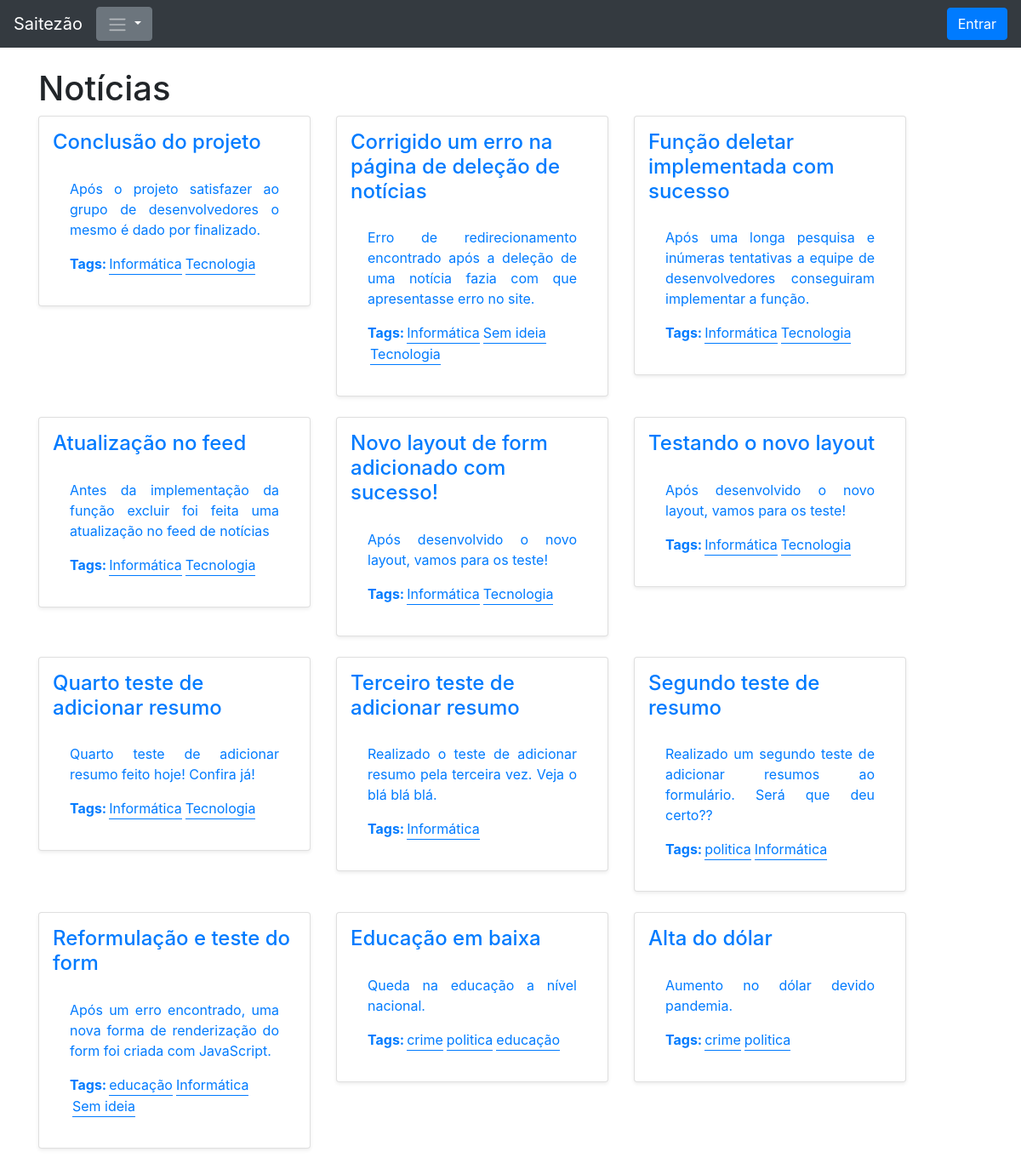
The page / on the database its author committed.
### app_noticias/models.py (models this page shows, shortened)
class Noticia(models.Model):
    class Meta:
        verbose_name = 'Notícia'
        verbose_name_plural = 'Notícias'
    autor = models.ForeignKey(Pessoa, on_delete=models.CASCADE, null=True, blank=True)
    tags = models.ManyToManyField(Tag)
    titulo = models.CharField(max_length=120, null=True, blank=True)
    resumo = models.TextField(max_length=500, null=True, blank=True)
    descricao = models.TextField(null=True, blank=True)

class Tag(models.Model):
    nome = models.CharField(max_length=64)
    slug = models.SlugField(max_length=64)
    def __str__(self):
        return self.nome

### app_noticias/views.py (the view)
# urls.py: path('', resumo_template, name='resumo'),
def resumo_template(request):
    noticias = []
    for i in Noticia.objects.all():
        noticias.insert(0, i)
    return render(request, 'app_noticia/resumo.html', {'noticia': noticias})

### app_noticias/templates/app_noticia/resumo.html
{% extends "app_noticia/main.html" %}
{% block container %}
<h1>Notícias</h1>
<div class="row">
    {% for i in noticia %}
        <a href="/noticia/{{ i.id }}">
            <div class="col-md-4">
            <div class="card mb-4 shadow-sm p-3">
                <h4>{{ i.titulo }}</h4>
                <div class="card-body">
                <p class="card-text" style="text-align: justify; max-width: 400px;"> {{ i.resumo }} </p>
                <div class="d-flex justify-content-between align-items-center">
                    <ul class="nav"> <strong>Tags:</strong>
                        {% for j in i.tags.all %}
                            <li class="nav-item" style="margin-right: 1px; margin-left: 3px; border-bottom: 1px double;">
                                {{ j }}
                            </li>
                        {% endfor %}
                    </ul>
                </div>
                </div>
            </div>
            </div>
        </a>
    {% endfor %}
</div>
{% endblock %}

### app_noticias/templates/app_noticia/main.html (shortened to what this page needs)
<html lang="br">
  <head>
    <link href="https://getbootstrap.com/docs/4.5/dist/css/bootstrap.min.css" rel="stylesheet">
  </head>
  <body >
    <nav class="navbar navbar-expand-md navbar-dark bg-dark fixed-top">
      <ul class="nav">
        <li>
          <a class="navbar-brand" href="{% url 'resumo' %}">Saitezão</a>
        </li>
        <li>
          <div class="dropdown">
            <button class="btn btn-secondary dropdown-toggle" type="button" id="dropdownMenuButton" data-toggle="dropdown" aria-haspopup="true" aria-expanded="false">
              <span class="navbar-toggler-icon"></span>
            </button>
          </div>
        </li>
      </ul>
      <div class="login">
          {% if not user.is_authenticated %}
              <a class="btn btn-primary" href="{% url 'login' %}">Entrar</a>
          {% else %}
              <a class="btn btn-danger" href="{% url 'logout' %}">Sair</a>
          {% endif %}
      </div>
    </nav>
  <main role="main" class="container">
    {% block container %}
    {% endblock %}
  </main>
</html>

### app_noticias/templates/app_noticia/main.html (style rules this page uses)
.navbar { justify-content: space-between; }
body { padding-top: 5rem; }
.col-md-4 { max-width: 350px; }

### rows shown on the page
Noticia: titulo "Conclusão do projeto", resumo "Após o projeto satisfazer ao grupo de desenvolvedores o mesmo é dado por finalizado."
Tag: nome "Informática"
Tag: nome "Tecnologia"
Noticia: titulo "Corrigido um erro na página de deleção de notícias", resumo "Erro de redirecionamento encontrado após a deleção de uma notícia fazia com que apresentasse erro no site."
Tag: nome "Sem ideia"
Noticia: titulo "Função deletar implementada com sucesso", resumo "Após uma longa pesquisa e inúmeras tentativas a equipe de desenvolvedores conseguiram implementar a função."
Noticia: titulo "Atualização no feed", resumo "Antes da implementação da função excluir foi feita uma atualização no feed de notícias"
Noticia: titulo "Novo layout de form adicionado com sucesso!", resumo "Após desenvolvido o novo layout, vamos para os teste!"
Noticia: titulo "Testando o novo layout", resumo "Após desenvolvido o novo layout, vamos para os teste!"
Noticia: titulo "Quarto teste de adicionar resumo", resumo "Quarto teste de adicionar resumo feito hoje! Confira já!"
Noticia: titulo "Terceiro teste de adicionar resumo", resumo "Realizado o teste de adicionar resumo pela terceira vez. Veja o blá blá blá."
Noticia: titulo "Segundo teste de resumo", resumo "Realizado um segundo teste de adicionar resumos ao formulário. Será que deu certo??"
Tag: nome "politica"
Noticia: titulo "Reformulação e teste do form", resumo "Após um erro encontrado, uma nova forma de renderização do form foi criada com JavaScript."
Tag: nome "educação"
Noticia: titulo "Educação em baixa", resumo "Queda na educação a nível nacional."
Tag: nome "crime"
Noticia: titulo "Alta do dólar", resumo "Aumento no dólar devido pandemia."
